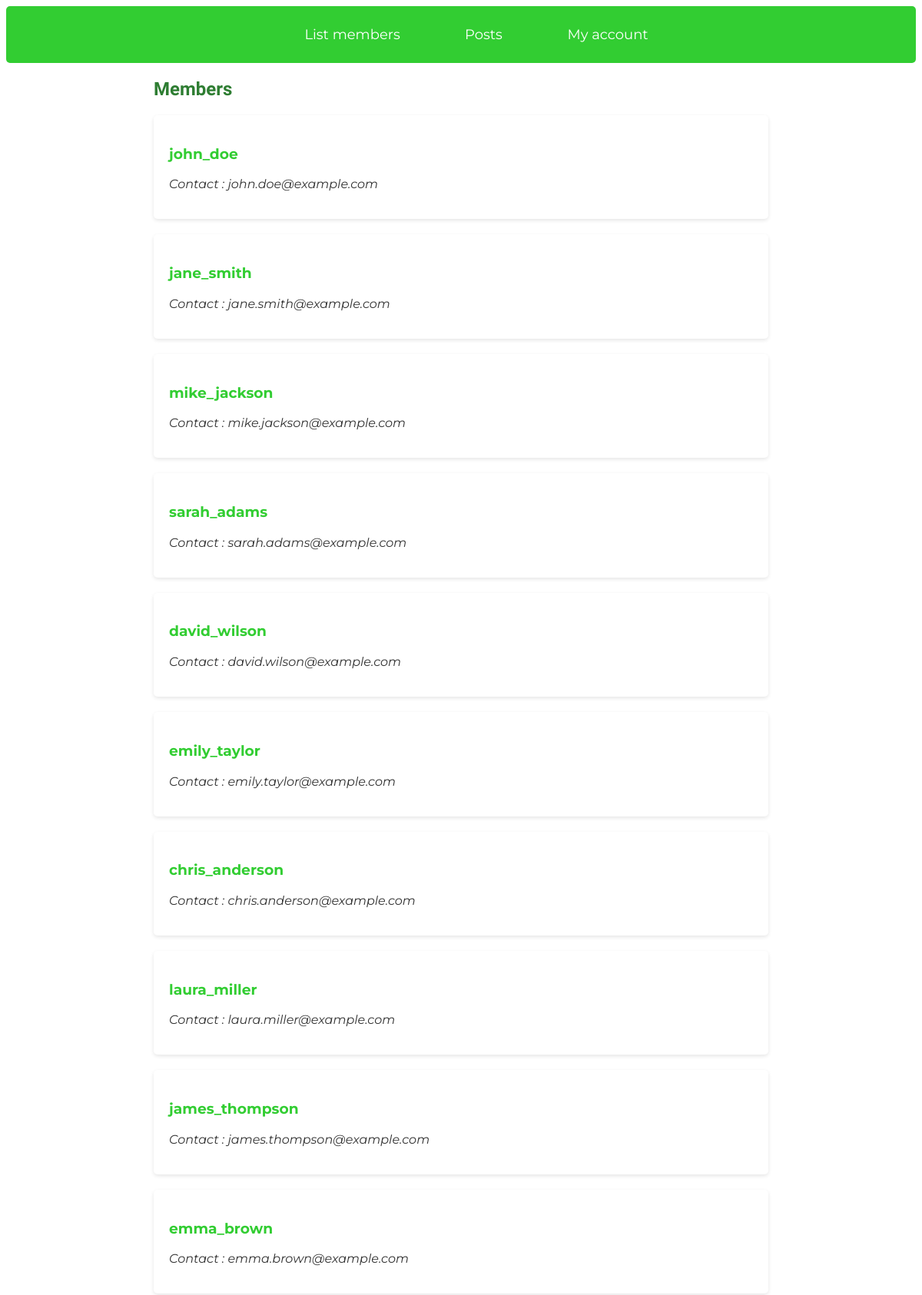
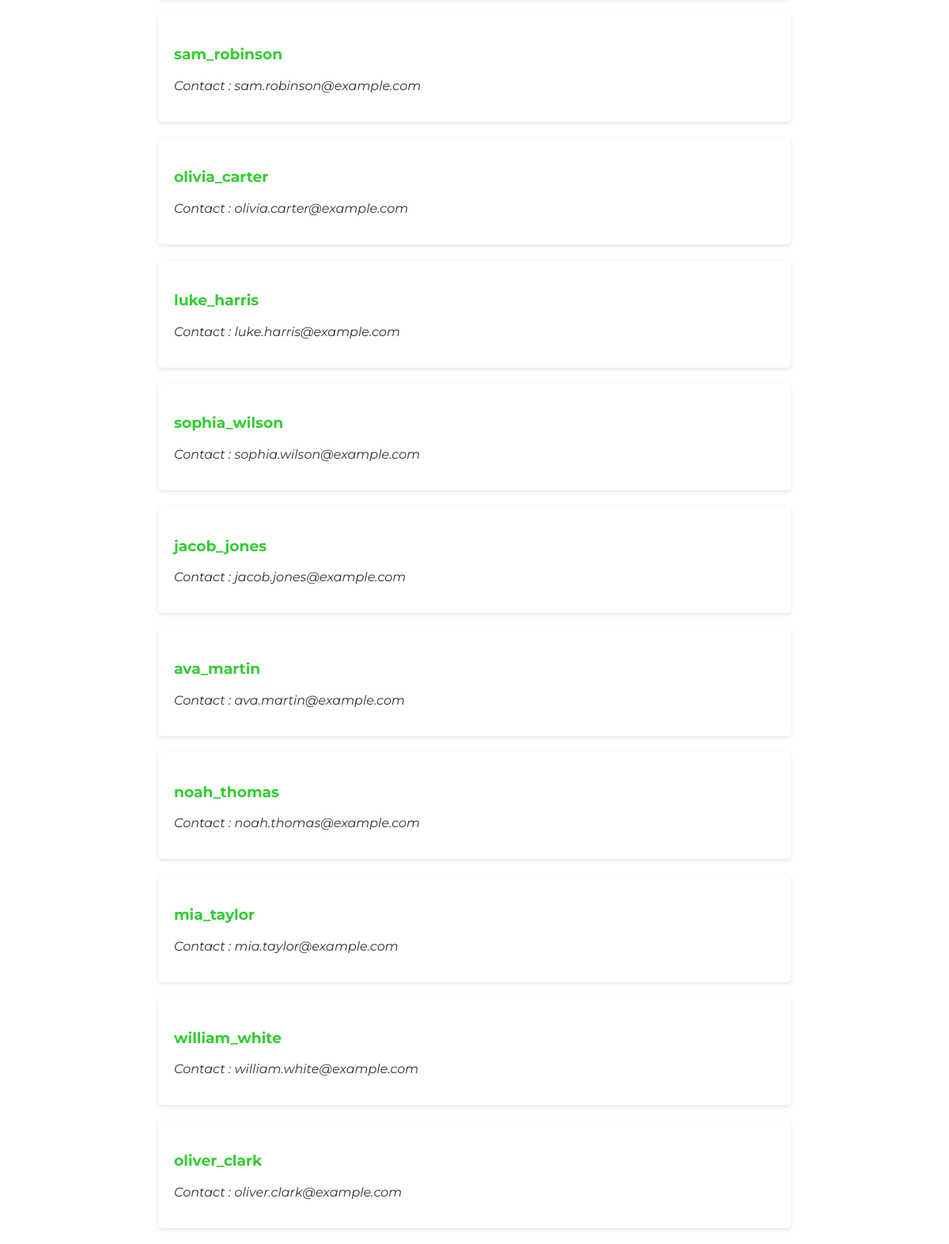
Page /?action=user (signed in) on the committed database (2 pictures, top to bottom).
### tables this page shows
CREATE TABLE `user` (
  `id` int(11) NOT NULL AUTO_INCREMENT,
  `username` varchar(64) DEFAULT NULL,
  `password` varchar(64) DEFAULT NULL,
  `email` varchar(64) DEFAULT NULL,
  PRIMARY KEY (`id`)
);

### src/model.php (called while the page is built, shortened)
<?php
function get_db() {
  try {
    $db  = new PDO ('mysql:host=localhost;dbname=vulndb', 'forum', 'password');
  } catch(PDOexception $e) {
    die;
    return 'error';
  }
  return $db;
}
function get_user($id) {
  $db = get_db();
  if (isset($id) && !empty($id)) {
      $sqlQuery = "SELECT * FROM user WHERE id = $id ";
  } else {
      $sqlQuery = "SELECT * FROM user ORDER BY id ASC";
  }
  $sth = $db->prepare($sqlQuery);
  $sth->execute();
  $post = $sth->fetchAll();
  return $post;
}

### templates/members.php (the view, shortened to what this page needs)
<!DOCTYPE html>
<html lang="en">
<head>
  <link rel="stylesheet" href="/vulnerable/static/home.css">
</head>
<body>
  <div class="navbar">
    <ul>
      <li><a href="?action=user">List members</a></li>
      <li><a href="?action=posts">Posts </a></li>
      <li><a href="#">My account</a></li>
    </ul>
  </div>
  <div class="post-page">
  <h2> Members </h2>
    <div class="form">
      <?php if(!isset($message)): ?>
        <?php foreach ($users as $user): ?>
          <?php if($user['username'] !== $_SESSION['username']): ?>
          <div class="post">
                <h3><a href="/vulnerable/?action=user&id=<?php echo $user['id'] ?>"><?php echo $user['username']; ?></a></h3>
                <p><i>Contact : <?php echo $user['email'];?> </i></p>
            </div>
          <?php endif;?>
        <?php endforeach; ?>
      <?php else: ?>
        <p> <?php echo $message; ?> </p>
      <?php endif; ?>
    </div>
  </div>
</body>
</html>

### static/home.css (style rules this page uses)
body { font-family: 'Montserrat', sans-serif; background-color: #FFFFFF; color: #333333; }
.navbar { background-color: #32CD32; padding: 10px 0; border-radius: 5px; }
.navbar ul { list-style-type: none; text-align: center; }
.navbar ul li { display: inline; margin: 0 40px; }
.navbar ul li a { color: #FFFFFF; text-decoration: none; transition: font-weight 0.3s ease, font-size 0.3s ease; font-size: 18px; }
.post-page { max-width: 800px; margin: 20px auto; padding: 0 20px; }
h2 { font-family: 'Didot', serif; color: #2E7D32; }
.post { background-color: #FFFFFF; border-radius: 5px; box-shadow: 0 2px 5px rgba(0, 0, 0, 0.1); padding: 20px; margin-bottom: 20px; }
.post p, .post i { color: #333333; }
.post a { text-decoration: none; color: #32CD32; }

### rows in the picture
user: username "john_doe", email "john.doe@example.com"
user: username "jane_smith", email "jane.smith@example.com"
user: username "mike_jackson", email "mike.jackson@example.com"
user: username "sarah_adams", email "sarah.adams@example.com"
user: username "david_wilson", email "david.wilson@example.com"
user: username "emily_taylor", email "emily.taylor@example.com"
user: username "chris_anderson", email "chris.anderson@example.com"
user: username "laura_miller", email "laura.miller@example.com"
user: username "james_thompson", email "james.thompson@example.com"
user: username "emma_brown", email "emma.brown@example.com"
user: username "sam_robinson", email "sam.robinson@example.com"
user: username "olivia_carter", email "olivia.carter@example.com"
user: username "luke_harris", email "luke.harris@example.com"
user: username "sophia_wilson", email "sophia.wilson@example.com"
user: username "jacob_jones", email "jacob.jones@example.com"
user: username "ava_martin", email "ava.martin@example.com"
user: username "noah_thomas", email "noah.thomas@example.com"
user: username "mia_taylor", email "mia.taylor@example.com"
user: username "william_white", email "william.white@example.com"
user: username "oliver_clark", email "oliver.clark@example.com"
